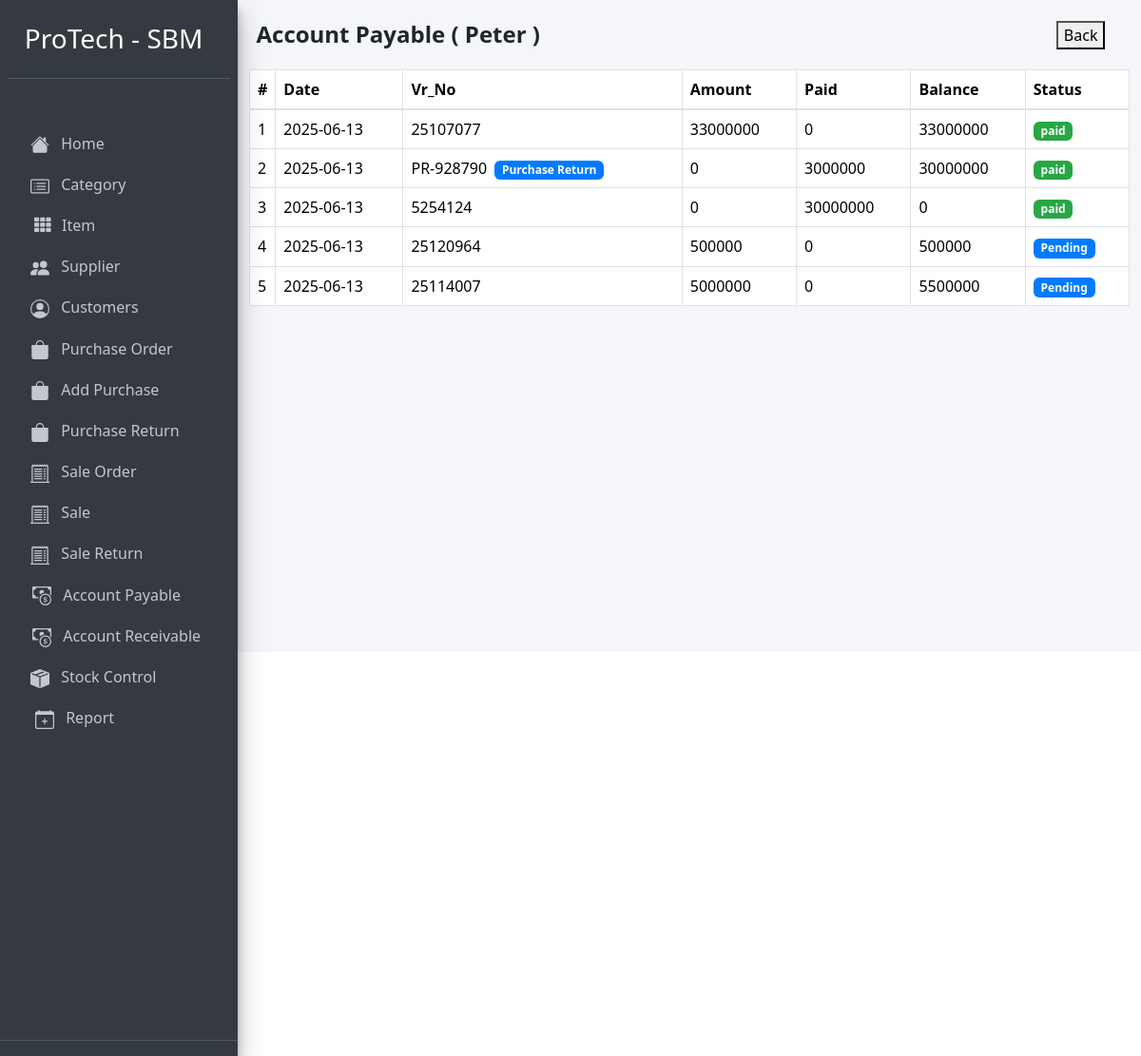
Before: /account_payable_detail.php?supplier_id=4004 with the older database file.
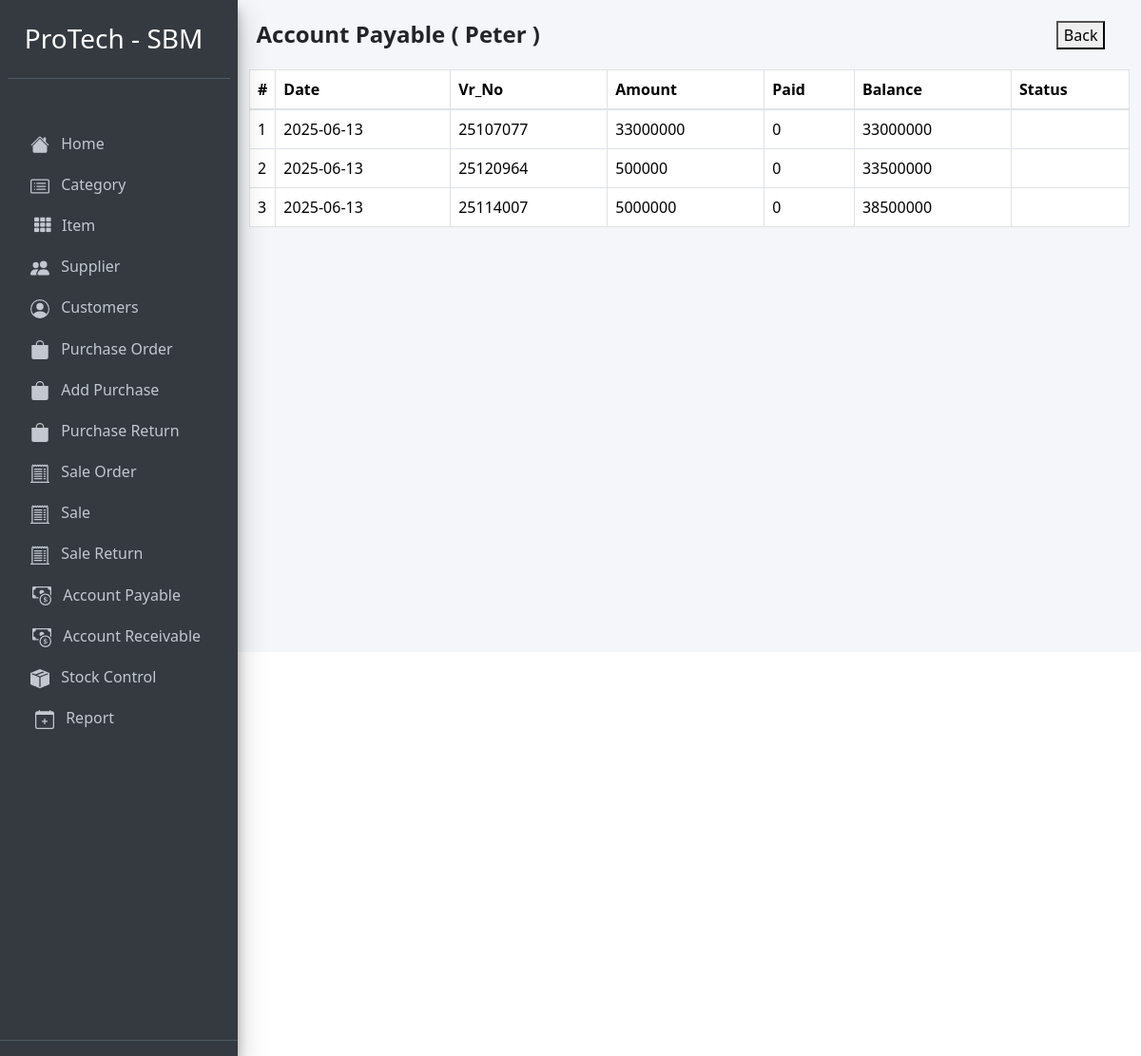
After: the same page with the newer database file.
### tables this page shows
CREATE TABLE `supplier` (
  `id` int(11) NOT NULL,
  `supplier_id` int(11) NOT NULL,
  `supplier_name` varchar(255) NOT NULL,
  `supplier_phone` int(11) NOT NULL,
  `supplier_address` varchar(255) NOT NULL
);

CREATE TABLE `payable` (
  `id` int(11) NOT NULL,
  `date` date NOT NULL,
  `vr_no` varchar(255) NOT NULL,
  `supplier_id` varchar(255) NOT NULL,
  `amount` int(11) NOT NULL,
  `paid` int(11) NOT NULL,
  `balance` int(11) NOT NULL,
  `purchase_id` int(11) NOT NULL,
  `asc_id` int(11) NOT NULL,
  `group_id` int(11) NOT NULL,
  `status` varchar(20) NOT NULL
);

### account_payable_detail.php (the view, shortened to what this page needs)
<?php
require '../Config/config.php';
  ?>
  <?php include 'header.php'; ?>
<?php
    $supplier_id = $_GET['supplier_id'];
    $payaplestmt = $pdo->prepare("SELECT * FROM payable WHERE supplier_id='$supplier_id' ORDER BY asc_id");
    $payaplestmt->execute();
    $payapledata = $payaplestmt->fetchAll();
    $supplierIdstmt = $pdo->prepare("SELECT * FROM supplier WHERE supplier_id='$supplier_id'");
    $supplierIdstmt->execute();
    $supplierIdResult = $supplierIdstmt->fetch(PDO::FETCH_ASSOC);
 ?>
<div class="container">
  <div class="d-flex" style="margin-top:-17px;">
    <h4 class="col-11"><b>Account Payable ( <?php echo $supplierIdResult['supplier_name']; ?> )</b></h4>
    <a href="account_payable.php"><button class="">Back</button></a>
  </div>
  <div class="" style="margin-top:-10px;">
    <table class="table table-bordered mt-4 table-hover">
      <thead>
        <tr>
          <th style="width: 10px">#</th>
          <th>Date</th>
          <th>Vr_No</th>
          <th>Amount</th>
          <th>Paid</th>
          <th>Balance</th>
          <th>Status</th>
        </tr>
      </thead>
      <tbody>
        <?php
          if ($payapledata) {
            $id = 1;
            foreach ($payapledata as $value) {
         ?>
        <tr data-bs-toggle="modal" data-bs-target="#myModal<?php echo $value['id']; ?>">
          <td><?php echo $id; ?></td>
          <td><?php echo $value['date'];?></td>
          <td><?php if(str_contains($value['vr_no'], "PR")){ echo $value['vr_no']; ?><span class="badge badge-primary ms-2">Purchase Return</span><?php }else{ echo $value['vr_no']; } ?></td>
          <td><?php echo $value['amount'];?></td>
          <td><?php echo $value['paid'];?></td>
          <td><?php echo $value['balance'];?></td>
          <td><span class="badge <?php if($value['status'] == 'paid'){ echo "badge-success"; }else{ echo "badge-primary"; } ?>"><?php echo $value['status'];?></span></td>
        </tr>
        <?php
          $id++;
            }
          }
         ?>
      </tbody>
    </table>
  </div>
</div>

### header.php (shortened to what this page needs)
<!DOCTYPE html>
<html lang="en">
<head>
  <link href="bootstrap-4.0.0-dist/css/bootstrap.css" rel="stylesheet">
  <link rel="stylesheet" href="plugins/fontawesome-free/css/all.min.css">
  <link rel="stylesheet" href="dist/css/adminlte.min.css">
  <link href="https://cdn.jsdelivr.net/npm/bootstrap@5.3.3/dist/css/bootstrap.min.css" rel="stylesheet">
</head>
<body class="hold-transition sidebar-mini">
<div class="wrapper">
  <aside class="main-sidebar sidebar-dark-primary elevation-4">
    <div class="sidebar">
      <div class="user-panel mt-3 pb-3 mb-3 d-flex">
        <div class="image d-flex">
          <h3 style="color:white; margin-left:5px;" class="mt-2">ProTech - SBM</h3>
        </div>
        <div class="info">
        </div>
      </div>
      <nav class="mt-5">
        <ul class="nav nav-pills nav-sidebar flex-column" data-widget="treeview" role="menu" data-accordion="false">
              <li class="nav-item">
                 <a href="index.php" class="nav-link">
                 <p style="margin-left:8px;">
                   Home
                 </p>
               </a>
              </li>
              <li class="nav-item">
                 <a href="category.php" class="nav-link">
                 <p style="margin-left:8px;">
                   Category
                 </p>
               </a>
              </li>
            <li class="nav-item">
               <a href="item.php" class="nav-link">
                 <i class="nav-icon fas fa-th  ms-2"></i>
                 <p>
                   Item
                 </p>
               </a>
             </li>
             <li class="nav-item">
               <a href="supplier.php" class="nav-link">
                 <p style="margin-left:8px;">
                   Supplier
                 </p>
               </a>
             </li>
             <li class="nav-item">
               <a href="customer.php" class="nav-link">
                 <p style="margin-left:8px;">
                   Customers
                 </p>
               </a>
             </li>
              <li class="nav-item">
               <a href="purchase_order.php" class="nav-link">
                  <svg xmlns="http://www.w3.org/2000/svg" width="20" height="20" fill="currentColor" class="bi bi-bag-fill ms-2" viewBox="0 0 16 16">
                    <path d="M8 1a2.5 2.5 0 0 1 2.5 2.5V4h-5v-.5A2.5 2.5 0 0 1 8 1m3.5 3v-.5a3.5 3.5 0 1 0-7 0V4H1v10a2 2 0 0 0 2 2h10a2 2 0 0 0 2-2V4z"/>
                  </svg>
                 <p style="margin-left:8px;">
                  Purchase Order
                 </p>
               </a>
             </li>
             <li class="nav-item">
               <a href="purchase.php" class="nav-link">
                  <svg xmlns="http://www.w3.org/2000/svg" width="20" height="20" fill="currentColor" class="bi bi-bag-fill ms-2" viewBox="0 0 16 16">
                    <path d="M8 1a2.5 2.5 0 0 1 2.5 2.5V4h-5v-.5A2.5 2.5 0 0 1 8 1m3.5 3v-.5a3.5 3.5 0 1 0-7 0V4H1v10a2 2 0 0 0 2 2h10a2 2 0 0 0 2-2V4z"/>
                  </svg>
                 <p style="margin-left:8px;">
                  Add Purchase
                 </p>
               </a>
             </li>
              <li class="nav-item">
               <a href="purchase_return.php" class="nav-link">
                  <svg xmlns="http://www.w3.org/2000/svg" width="20" height="20" fill="currentColor" class="bi bi-bag-fill ms-2" viewBox="0 0 16 16">
                    <path d="M8 1a2.5 2.5 0 0 1 2.5 2.5V4h-5v-.5A2.5 2.5 0 0 1 8 1m3.5 3v-.5a3.5 3.5 0 1 0-7 0V4H1v10a2 2 0 0 0 2 2h10a2 2 0 0 0 2-2V4z"/>
                  </svg>
                 <p style="margin-left:8px;">
                  Purchase Return
                 </p>
               </a>
             </li>
              <li class="nav-item">
               <a href="sale_order.php" class="nav-link">
                 <p style="margin-left:8px;">
                   Sale Order
                 </p>
               </a>
             </li>
             <li class="nav-item">
               <a href="sale.php" class="nav-link">
                 <p style="margin-left:8px;">
                   Sale
                 </p>
               </a>
             </li>
             <li class="nav-item">
               <a href="sale_return.php" class="nav-link">
                 <p style="margin-left:8px;">
                   Sale Return
                 </p>
               </a>
             </li>
             <li class="nav-item">
               <a href="account_payable.php" class="nav-link">
                 <p style="margin-left:8px;">
                   Account Payable
                 </p>
               </a>
             </li>
             <li class="nav-item">
               <a href="account_receivable.php" class="nav-link">
                 <p style="margin-left:8px;">
                   Account Receivable
                 </p>
               </a>
             </li>
             <li class="nav-item">
               <a href="stock_control.php" class="nav-link">
                 <p style="margin-left:8px;">
                   Stock Control
                 </p>
               </a>
             </li>
             <li class="nav-item">
               <a href="chose_report.php" class="nav-link">
                 <p style="margin-left:8px;">
                  Report
                 </p>
               </a>
             </li>
        </ul>
      </nav>
    </div>
    <div class="user-panel pb-3 mb-3 d-flex" style="margin-top:300px;">
    </div>
  </aside>
  <div class="content-wrapper">
    <div class="content-header">
      <div class="container-fluid">
        <div class="row mb-2">
          <div class="col-sm-6">
          </div>
        </div>
      </div>
    </div>

Changed rows visible on the page:
removed payable: date "2025-06-13", vr_no "PR-928790", amount "0", paid "3000000", balance "30000000", status "paid"
removed payable: date "2025-06-13", vr_no "5254124", amount "0", paid "30000000", balance "0", status "paid"
changed payable (number 1 of 3 on the later page): status "paid" → (not shown)
changed payable (number 2 of 3 on the later page): balance "500000" → "33500000"; status "Pending" → (not shown)
changed payable (number 3 of 3 on the later page): balance "5500000" → "38500000"; status "Pending" → (not shown)
